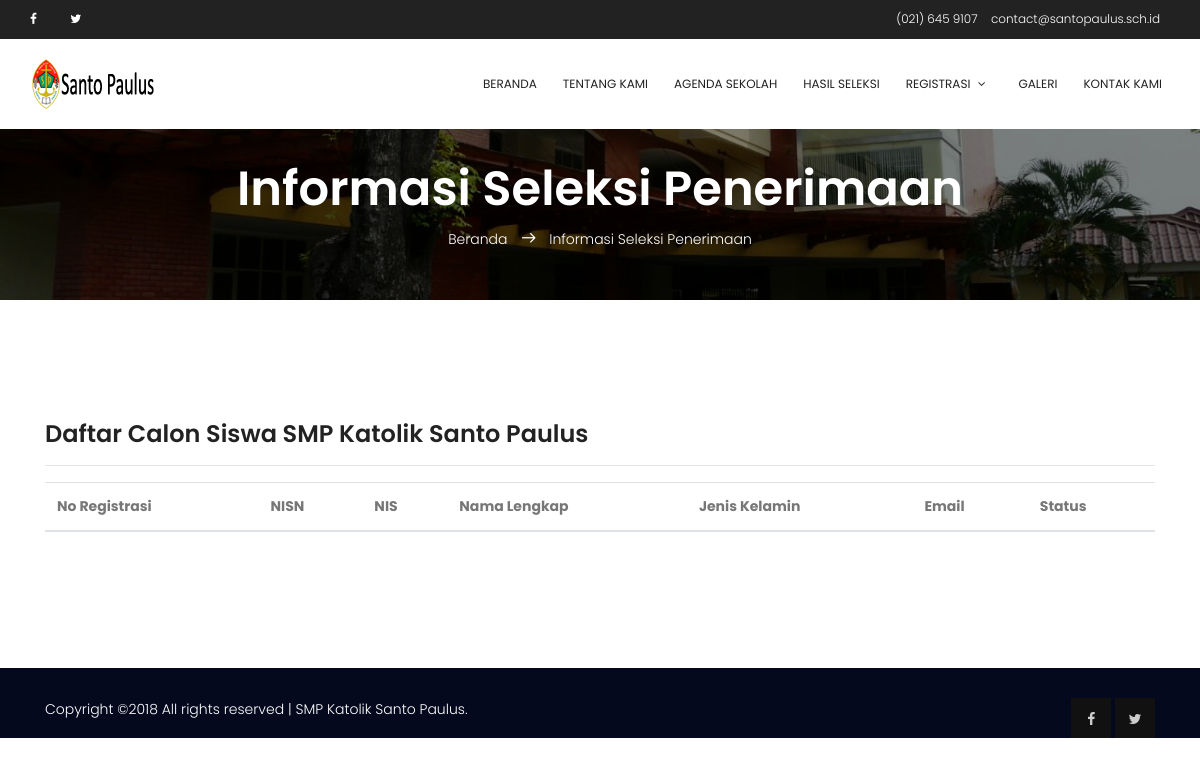
/?page=pengumuman, run on an earlier commit of the app's database.
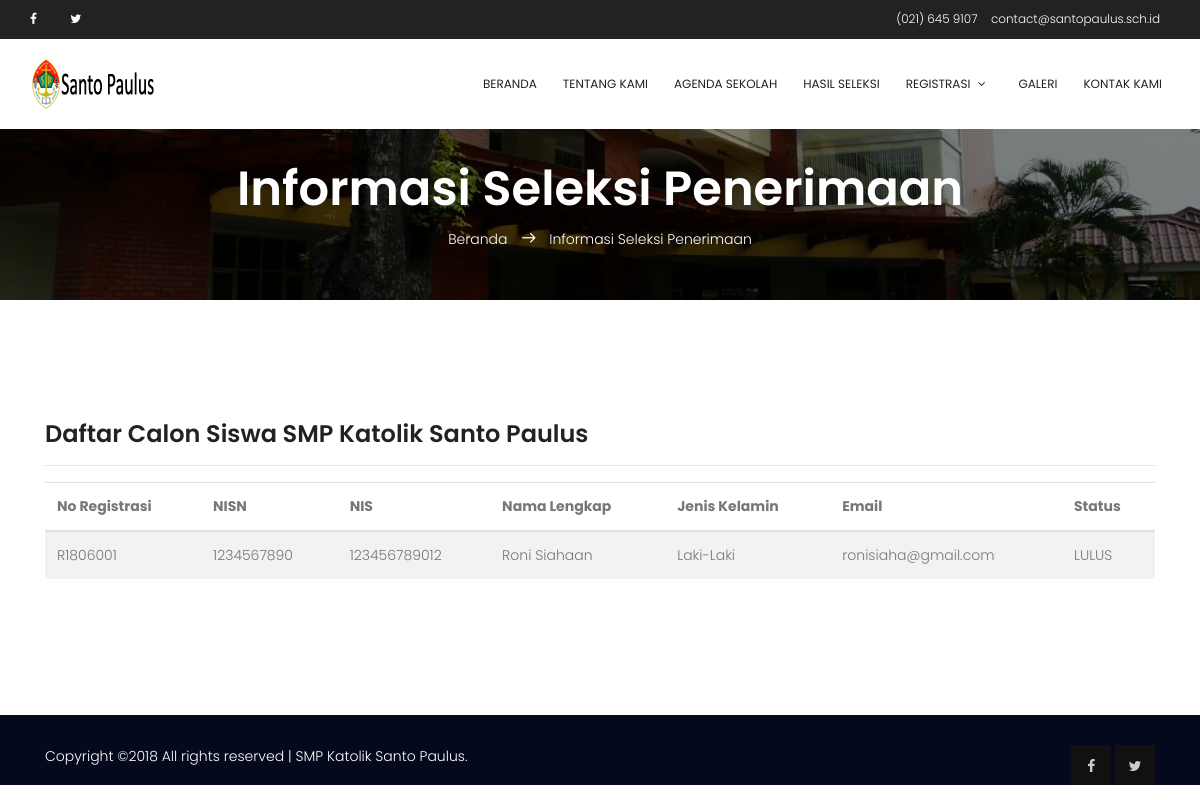
And on a later commit of the database.
### tables this page shows
CREATE TABLE `registrasi` (
  `reg_id` varchar(8) NOT NULL,
  `reg_date` date NOT NULL,
  `cs_nisn` varchar(10) NOT NULL,
  `reg_status` tinyint(4) NOT NULL COMMENT '1:process,2:file_verified,3:pass,4:not_pass'
);

CREATE TABLE `calon_siswa` (
  `cs_id` int(11) NOT NULL,
  `cs_nisn` varchar(10) NOT NULL,
  `cs_nis` varchar(12) NOT NULL,
  `cs_nama_lengkap` varchar(100) NOT NULL,
  `cs_tmpt_lahir` varchar(100) NOT NULL,
  `cs_tgl_lahir` date NOT NULL,
  `cs_jkel` enum('L','P') NOT NULL,
  `cs_agama` varchar(35) NOT NULL,
  `cs_no_tlp` varchar(36) NOT NULL,
  `cs_alamat_lengkap` text NOT NULL,
  `cs_nama_ayah` varchar(100) NOT NULL,
  `cs_nama_ibu` varchar(100) NOT NULL,
  `cs_nama_wali` varchar(100) NOT NULL,
  `cs_asal_sekolah` varchar(100) NOT NULL,
  `cs_email` varchar(100) NOT NULL,
  `berkas_id` int(10) NOT NULL DEFAULT '0'
);

### digi_canvas.php (called while the page is built, shortened)
<?php
require("includes/constants.php");
require('includes/class.db.php');
$database = DB::getInstance();
include("template/v_header.php");
include("template/v_content.php");
include("template/v_footer.php");
?>

### includes/constants.php (called while the page is built, shortened)
<?php
$baseurl = "http://".$_SERVER['HTTP_HOST'].str_replace(basename($_SERVER['SCRIPT_NAME']),"",$_SERVER['SCRIPT_NAME']);
?>

### includes/class.db.php (called while the page is built, shortened)
<?php
class DB
{
    private $link = null;
    static $inst = null;
    public function __construct()
    {
        try {
            $this->link = new mysqli( DB_HOST, DB_USER, DB_PASS, DB_NAME );
            $this->link->set_charset( "utf8" );
        } catch ( Exception $e ) {
            die( 'Unable to connect to database' );
        }
    }
    public function get_results( $query, $object = false )
    {
        $results = $this->link->query( $query );
        if( $this->link->error )
        {
            $this->log_db_errors( $this->link->error, $query );
            return false;
        }
        else
        {
            $row = array();
            while( $r = ( !$object ) ? $results->fetch_assoc() : $results->fetch_object() )
            {
                $row[] = $r;
            }
            return $row;
        }
    }
    static function getInstance()
    {
        if( self::$inst == null )
        {
            self::$inst = new DB();
        }
        return self::$inst;
    }
}

### modules/pengumuman/page_pengumuman.php (the view, shortened to what this page needs)
<?php
    $pagetitle = "Informasi Seleksi Penerimaan";
?>
<section class="banner-area relative">
    <div class="overlay overlay-bg"></div>
    <div class="container">
        <div class="row d-flex align-items-center justify-content-center">
            <div class="about-content col-lg-12">
                <h1 class="text-white">
                    <?php echo ucfirst($pagetitle);?>
                </h1>
                <p class="text-white link-nav"><a href="<?php echo $baseurl;?>">Beranda </a>  <span class="lnr lnr-arrow-right"></span>  <?php echo ucfirst($pagetitle);?></p>
            </div>
        </div>
    </div>
</section>
<section class="section-gap">
<div class="container">
    <div class="row">
        <div class="col-md-12">
            <h3>Daftar Calon Siswa SMP Katolik Santo Paulus</h3><hr>
            <table id="data_grid" class="table table-striped">
            <thead>
                <tr>
                    <th>No Registrasi</th>
                    <th>NISN</th>
                    <th>NIS</th>
                    <th>Nama Lengkap</th>
                    <th>Jenis Kelamin</th>
                    <th>Email</th>
                    <th>Status</th>
                </tr>
            </thead>
            <tbody>
            <?php
                $query = "SELECT r.reg_id, r.reg_status, c.* "
                        . "FROM registrasi AS r INNER JOIN calon_siswa AS c ON r.cs_nisn = c.cs_nisn "
                        . "WHERE r.reg_status <> 0 ORDER BY reg_id ASC";
                $results = $database->get_results( $query );
                foreach( $results as $row )
                {
                    $gender = $row["cs_jkel"] == "L" ? "Laki-Laki" : "Perempuan";
                    $stat = (int)$row["reg_status"];
                    switch ($stat){
                        case 3:
                            $status = strtoupper("lulus");
                        break;
                    }
                        echo '<td>'.$row["reg_id"].'</td>';
                        echo '<td>'.$row["cs_nisn"].'</td>';
                        echo '<td>'.$row["cs_nis"].'</td>';
                        echo '<td>'.$row["cs_nama_lengkap"].'</td>';
                        echo '<td>'.$gender.'</td>';
                        echo '<td>'.$row["cs_email"].'</td>';
                        echo '<td>'.$status.'</td>';
                }
            ?>
            </tbody>
            </table>
        </div>
    </div>
</div>
</section>

What changed in the data, as far as the page shows it:
added registrasi: reg_id "R1806001", calon_siswa.cs_nisn "1234567890", calon_siswa.cs_nis "123456789012", calon_siswa.cs_nama_lengkap "Roni Siahaan", calon_siswa.cs_jkel "Laki-Laki", calon_siswa.cs_email "ronisiaha@gmail.com", status "LULUS"
